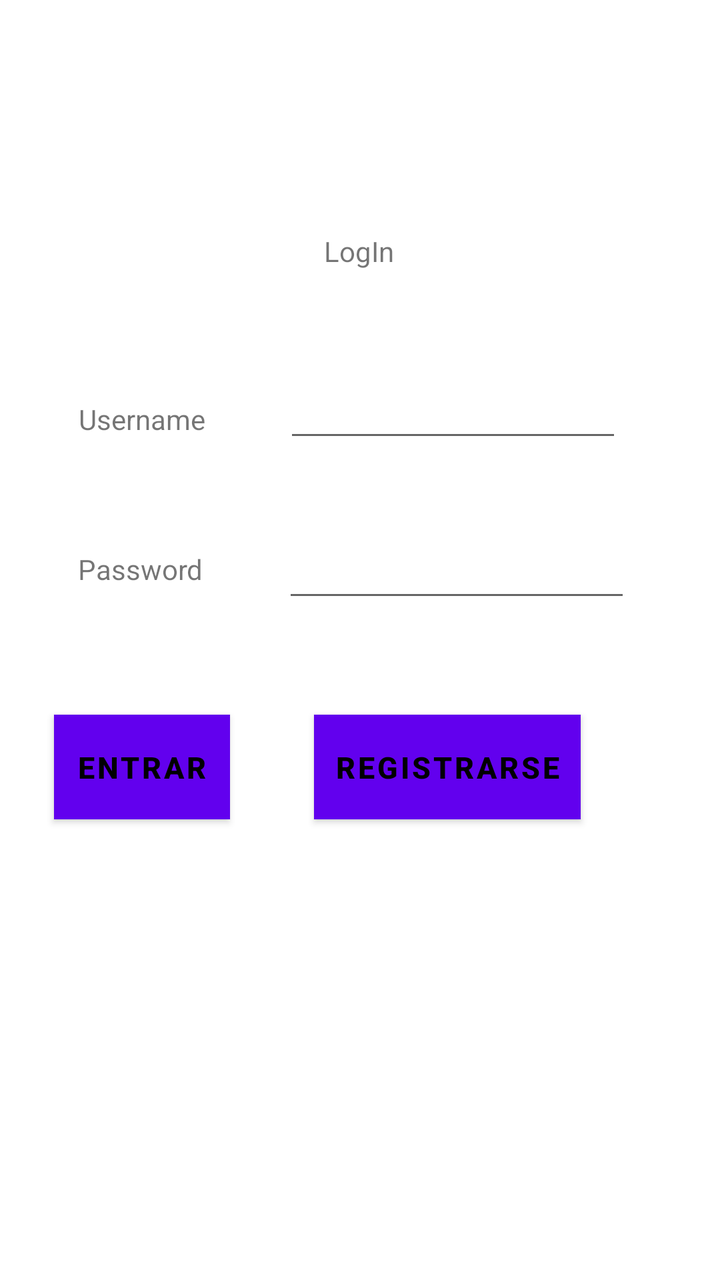
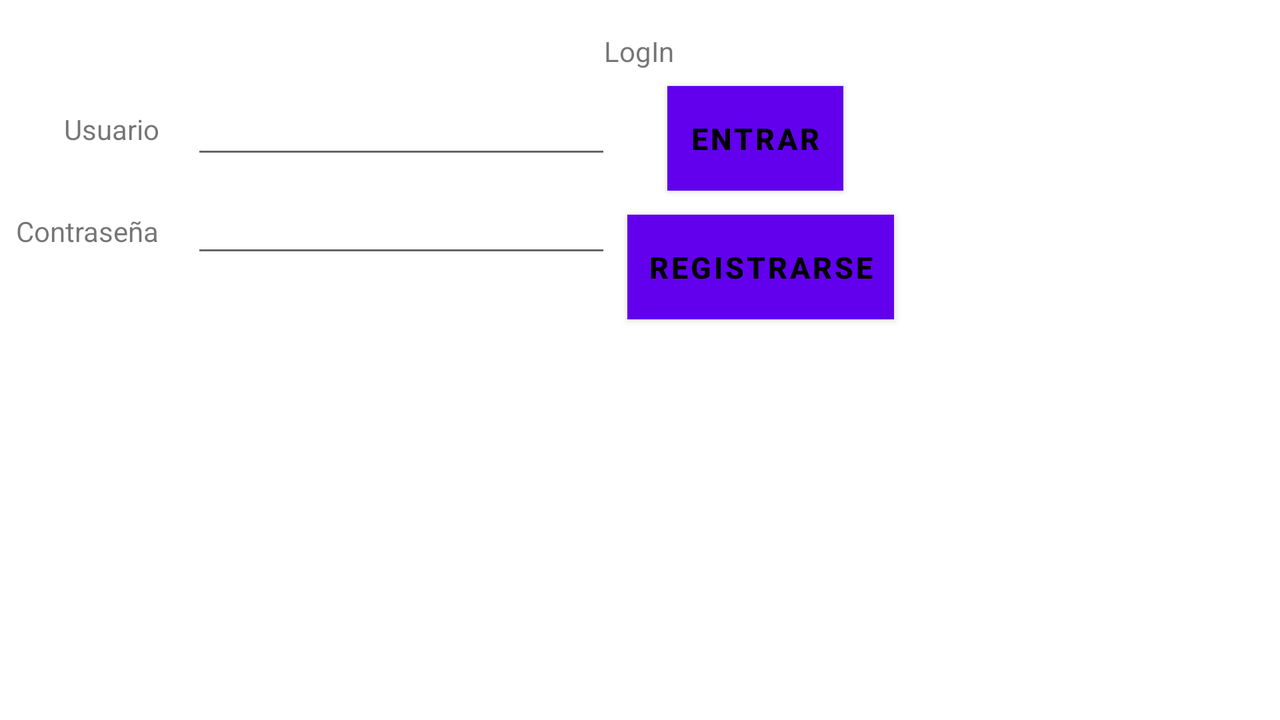

First picture: res/layout/ on a phone held upright. Second picture: the repository's own variant of that layout, on a device whose configuration matches the variant's folder. Source for both follows.
<!-- AndroidManifest.xml: application theme Theme.Individual2 -->
<!-- res/layout/activity_main.xml -->
<?xml version="1.0" encoding="utf-8"?>
<androidx.constraintlayout.widget.ConstraintLayout xmlns:android="http://schemas.android.com/apk/res/android"
    xmlns:app="http://schemas.android.com/apk/res-auto"
    xmlns:tools="http://schemas.android.com/tools"
    android:layout_width="match_parent"
    android:layout_height="match_parent"
    tools:context=".MainActivity">

    <TextView
        android:id="@+id/textView"
        android:layout_width="wrap_content"
        android:layout_height="wrap_content"
        android:layout_marginTop="116dp"
        android:text="LogIn"
        app:layout_constraintEnd_toEndOf="parent"
        app:layout_constraintHorizontal_bias="0.498"
        app:layout_constraintStart_toStartOf="parent"
        app:layout_constraintTop_toTopOf="parent" />

    <EditText
        android:id="@+id/username"
        android:layout_width="169dp"
        android:layout_height="43dp"
        android:layout_marginTop="48dp"
        android:ems="10"
        android:inputType="textPersonName"
        app:layout_constraintEnd_toEndOf="parent"
        app:layout_constraintHorizontal_bias="0.743"
        app:layout_constraintStart_toStartOf="parent"
        app:layout_constraintTop_toBottomOf="@+id/textView" />

    <EditText
        android:id="@+id/password"
        android:layout_width="174dp"
        android:layout_height="44dp"
        android:layout_marginTop="36dp"
        android:ems="10"
        android:inputType="textPassword"
        app:layout_constraintEnd_toEndOf="parent"
        app:layout_constraintHorizontal_bias="0.759"
        app:layout_constraintStart_toStartOf="parent"
        app:layout_constraintTop_toBottomOf="@+id/username" />

    <TextView
        android:id="@+id/textView2"
        android:layout_width="wrap_content"
        android:layout_height="wrap_content"
        android:layout_marginTop="200dp"
        android:text="Username"
        app:layout_constraintEnd_toStartOf="@+id/username"
        app:layout_constraintStart_toStartOf="parent"
        app:layout_constraintTop_toTopOf="parent" />

    <TextView
        android:id="@+id/textView3"
        android:layout_width="wrap_content"
        android:layout_height="wrap_content"
        android:layout_marginStart="4dp"
        android:layout_marginTop="56dp"
        android:text="Password"
        app:layout_constraintEnd_toStartOf="@+id/password"
        app:layout_constraintHorizontal_bias="0.47"
        app:layout_constraintStart_toStartOf="parent"
        app:layout_constraintTop_toBottomOf="@+id/textView2" />

    <Button
        android:id="@+id/entrar"
        style="@style/ButtonStyle"
        android:layout_width="wrap_content"
        android:layout_height="wrap_content"
        android:onClick="onEntrar"
        android:text="Entrar"
        app:layout_constraintBottom_toBottomOf="parent"
        app:layout_constraintEnd_toEndOf="parent"
        app:layout_constraintHorizontal_bias="0.099"
        app:layout_constraintStart_toStartOf="parent"
        app:layout_constraintTop_toBottomOf="@+id/password"
        app:layout_constraintVertical_bias="0.182" />

    <Button
        android:id="@+id/Registrarse"
        style="@style/ButtonStyle"
        android:layout_width="wrap_content"
        android:layout_height="wrap_content"
        android:onClick="onRegister"
        android:text="Registrarse"
        app:layout_constraintBottom_toBottomOf="parent"
        app:layout_constraintEnd_toEndOf="parent"
        app:layout_constraintHorizontal_bias="0.377"
        app:layout_constraintStart_toEndOf="@+id/entrar"
        app:layout_constraintTop_toBottomOf="@+id/password"
        app:layout_constraintVertical_bias="0.182" />

</androidx.constraintlayout.widget.ConstraintLayout>
<!-- resources referenced by this layout -->
<resources>
  <style name="ButtonStyle">
          <item name="android:layout_width">fill_parent</item>
          <item name="android:textColor">@color/black</item>
          <item name="android:textSize">15sp</item>
          <item name="android:padding">10dp</item>
          <item name="android:textStyle">bold</item>
          <item name="android:background">@color/purple_200</item>
          <item name="android:gravity">center</item>
      </style>
  <style name="Theme.Individual2" parent="Theme.MaterialComponents.DayNight.DarkActionBar">
          
          <item name="colorPrimary">@color/purple_500</item>
          <item name="colorPrimaryVariant">@color/purple_700</item>
          <item name="colorOnPrimary">@color/white</item>
          
          <item name="colorSecondary">@color/teal_200</item>
          <item name="colorSecondaryVariant">@color/teal_700</item>
          <item name="colorOnSecondary">@color/black</item>
          
          <item name="android:statusBarColor" tools:targetApi="l">?attr/colorPrimaryVariant</item>
          
      </style>
</resources>
<!-- res/layout-land/activity_main.xml (the repository's variant of the layout above) -->
<!-- drawn on the phone turned sideways -->
<?xml version="1.0" encoding="utf-8"?>
<androidx.constraintlayout.widget.ConstraintLayout xmlns:android="http://schemas.android.com/apk/res/android"
    xmlns:app="http://schemas.android.com/apk/res-auto"
    xmlns:tools="http://schemas.android.com/tools"
    android:layout_width="match_parent"
    android:layout_height="match_parent">

    <TextView
        android:id="@+id/textView10"
        android:layout_width="wrap_content"
        android:layout_height="wrap_content"
        android:layout_marginTop="16dp"
        android:text="LogIn"
        app:layout_constraintEnd_toEndOf="parent"
        app:layout_constraintHorizontal_bias="0.499"
        app:layout_constraintStart_toStartOf="parent"
        app:layout_constraintTop_toTopOf="parent" />

    <TextView
        android:id="@+id/textView11"
        android:layout_width="wrap_content"
        android:layout_height="wrap_content"
        android:layout_marginStart="32dp"
        android:layout_marginTop="20dp"
        android:text="Usuario"
        app:layout_constraintStart_toStartOf="parent"
        app:layout_constraintTop_toBottomOf="@+id/textView10" />

    <TextView
        android:id="@+id/textView12"
        android:layout_width="wrap_content"
        android:layout_height="wrap_content"
        android:layout_marginStart="8dp"
        android:layout_marginTop="32dp"
        android:text="Contraseña"
        app:layout_constraintStart_toStartOf="parent"
        app:layout_constraintTop_toBottomOf="@+id/textView11" />

    <EditText
        android:id="@+id/usernameL"
        android:layout_width="wrap_content"
        android:layout_height="wrap_content"
        android:layout_marginStart="16dp"
        android:layout_marginTop="8dp"
        android:ems="10"
        android:inputType="textPersonName"
        app:layout_constraintStart_toEndOf="@+id/textView11"
        app:layout_constraintTop_toBottomOf="@+id/textView10" />

    <Button
        android:id="@+id/button4"
        style="@style/ButtonStyle"
        android:layout_width="wrap_content"
        android:layout_height="wrap_content"
        android:layout_marginStart="28dp"
        android:layout_marginTop="8dp"
        android:onClick="onEntrar"
        android:text="Entrar"
        app:layout_constraintStart_toEndOf="@+id/usernameL"
        app:layout_constraintTop_toBottomOf="@+id/textView10" />

    <Button
        android:id="@+id/button5"
        style="@style/ButtonStyle"
        android:layout_width="wrap_content"
        android:layout_height="wrap_content"
        android:layout_marginStart="8dp"
        android:layout_marginTop="12dp"
        android:onClick="onRegister"
        android:text="Registrarse"
        app:layout_constraintStart_toEndOf="@+id/passwordL"
        app:layout_constraintTop_toBottomOf="@+id/button4" />

    <EditText
        android:id="@+id/passwordL"
        android:layout_width="wrap_content"
        android:layout_height="wrap_content"
        android:layout_marginStart="16dp"
        android:layout_marginTop="8dp"
        android:ems="10"
        android:inputType="textPassword"
        app:layout_constraintStart_toEndOf="@+id/textView12"
        app:layout_constraintTop_toBottomOf="@+id/usernameL" />
</androidx.constraintlayout.widget.ConstraintLayout>
